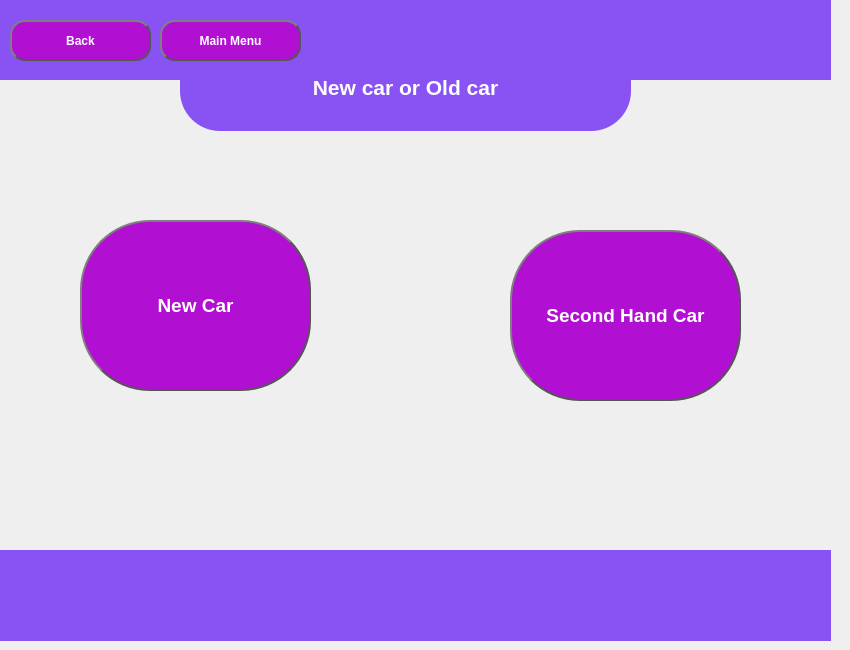
    <widget class="QWidget" name="page_3">
     <widget class="QPushButton" name="pushButton_2">
      <property name="geometry">
       <rect>
        <x>510</x>
        <y>230</y>
        <width>231</width>
        <height>171</height>
       </rect>
      </property>
      <property name="font">
       <font>
        <pointsize>14</pointsize>
        <weight>75</weight>
        <bold>true</bold>
       </font>
      </property>
      <property name="styleSheet">
       <string notr="true">QPushButton{background-color:rgb(177, 15, 210);
color:rgb(255, 255, 255);
border: 2px solid #555;
border-radius: 70%;
border-style: outset;
padding: 5px;}
QPushButton:hover {
    background-color: rgb(227, 131, 246);
}
QPushButton:pressed {
    background-color: rgb(96, 9, 114);
}</string>
      </property>
      <property name="text">
       <string>Second Hand Car</string>
      </property>
     </widget>
     <widget class="QPushButton" name="pushButton_3">
      <property name="geometry">
       <rect>
        <x>80</x>
        <y>220</y>
        <width>231</width>
        <height>171</height>
       </rect>
      </property>
      <property name="font">
       <font>
        <pointsize>14</pointsize>
        <weight>75</weight>
        <bold>true</bold>
       </font>
      </property>
      <property name="styleSheet">
       <string notr="true">QPushButton{background-color:rgb(177, 15, 210);
color:rgb(255, 255, 255);
border: 2px solid #555;
border-radius: 70%;
border-style: outset;
padding: 5px;}
QPushButton:hover {
    background-color: rgb(227, 131, 246);
}
QPushButton:pressed {
    background-color: rgb(96, 9, 114);
}</string>
      </property>
      <property name="text">
       <string>New Car</string>
      </property>
     </widget>
     <widget class="QTextBrowser" name="textBrowser">
      <property name="geometry">
       <rect>
        <x>180</x>
        <y>40</y>
        <width>451</width>
        <height>91</height>
       </rect>
      </property>
      <property name="styleSheet">
       <string notr="true">border-style: hidden;
background-color:rgb(137, 83, 243);
border-radius: 40px;
border-style: outset;
padding: 5px;
color:rgb(255, 255, 255)</string>
      </property>
      <property name="html">
       <string>&lt;!DOCTYPE HTML PUBLIC &quot;-//W3C//DTD HTML 4.0//EN&quot; &quot;http://www.w3.org/TR/REC-html40/strict.dtd&quot;&gt;
&lt;html&gt;&lt;head&gt;&lt;meta name=&quot;qrichtext&quot; content=&quot;1&quot; /&gt;&lt;style type=&quot;text/css&quot;&gt;
p, li { white-space: pre-wrap; }
&lt;/style&gt;&lt;/head&gt;&lt;body style=&quot; font-family:'MS Shell Dlg 2'; font-size:7.8pt; font-weight:400; font-style:normal;&quot;&gt;
&lt;p align=&quot;center&quot; style=&quot;-qt-paragraph-type:empty; margin-top:0px; margin-bottom:0px; margin-left:0px; margin-right:0px; -qt-block-indent:0; text-indent:0px;&quot;&gt;&lt;br /&gt;&lt;/p&gt;
&lt;p align=&quot;center&quot; style=&quot;-qt-paragraph-type:empty; margin-top:0px; margin-bottom:0px; margin-left:0px; margin-right:0px; -qt-block-indent:0; text-indent:0px;&quot;&gt;&lt;br /&gt;&lt;/p&gt;
&lt;p align=&quot;center&quot; style=&quot; margin-top:0px; margin-bottom:0px; margin-left:0px; margin-right:0px; -qt-block-indent:0; text-indent:0px;&quot;&gt;&lt;span style=&quot; font-size:16pt; font-weight:600;&quot;&gt;New car or Old car&lt;/span&gt;&lt;/p&gt;&lt;/body&gt;&lt;/html&gt;</string>
      </property>
     </widget>
     <widget class="QWidget" name="widget_4" native="true">
      <property name="geometry">
       <rect>
        <x>-10</x>
        <y>550</y>
        <width>841</width>
        <height>91</height>
       </rect>
      </property>
      <property name="styleSheet">
       <string notr="true">background-color:rgb(137, 83, 243)</string>
      </property>
      <widget class="QWidget" name="widget_2" native="true">
       <property name="geometry">
        <rect>
         <x>20</x>
         <y>350</y>
         <width>811</width>
         <height>80</height>
        </rect>
       </property>
       <property name="styleSheet">
        <string notr="true">opacity:0</string>
       </property>
      </widget>
     </widget>
     <widget class="QWidget" name="widget_3" native="true">
      <property name="geometry">
       <rect>
        <x>-10</x>
        <y>0</y>
        <width>841</width>
        <height>80</height>
       </rect>
      </property>
      <property name="sizePolicy">
       <sizepolicy hsizetype="Fixed" vsizetype="Fixed">
        <horstretch>0</horstretch>
        <verstretch>0</verstretch>
       </sizepolicy>
      </property>
      <property name="styleSheet">
       <string notr="true">background-color:rgb(137, 83, 243)</string>
      </property>
      <widget class="QLabel" name="label_13">
       <property name="geometry">
        <rect>
         <x>670</x>
         <y>-20</y>
         <width>181</width>
         <height>111</height>
        </rect>
       </property>
       <property name="sizePolicy">
        <sizepolicy hsizetype="Fixed" vsizetype="Fixed">
         <horstretch>0</horstretch>
         <verstretch>0</verstretch>
        </sizepolicy>
       </property>
       <property name="styleSheet">
        <string notr="true"/>
       </property>
       <property name="text">
        <string/>
       </property>
       <property name="pixmap">
        <pixmap>logo2.png</pixmap>
       </property>
       <property name="scaledContents">
        <bool>true</bool>
       </property>
      </widget>
      <widget class="QPushButton" name="pushButton_5">
       <property name="geometry">
        <rect>
         <x>20</x>
         <y>20</y>
         <width>141</width>
         <height>41</height>
        </rect>
       </property>
       <property name="font">
        <font>
         <pointsize>9</pointsize>
         <weight>75</weight>
         <bold>true</bold>
        </font>
       </property>
       <property name="styleSheet">
        <string notr="true">QPushButton{background-color:rgb(177, 15, 210);
color:rgb(255, 255, 255);
border: 2px solid #555;
border-radius: 15px;
border-style: outset;
padding: 5px;}
QPushButton:hover {
    background-color: rgb(227, 131, 246);
}
QPushButton:pressed {
    background-color: rgb(96, 9, 114);
}</string>
       </property>
       <property name="text">
        <string>Back</string>
       </property>
      </widget>
      <widget class="QPushButton" name="pushButton_25">
       <property name="geometry">
        <rect>
         <x>170</x>
         <y>20</y>
         <width>141</width>
         <height>41</height>
        </rect>
       </property>
       <property name="font">
        <font>
         <pointsize>9</pointsize>
         <weight>75</weight>
         <bold>true</bold>
        </font>
       </property>
       <property name="styleSheet">
        <string notr="true">QPushButton{background-color:rgb(177, 15, 210);
color:rgb(255, 255, 255);
border: 2px solid #555;
border-radius: 15px;
border-style: outset;
padding: 5px;}
QPushButton:hover {
    background-color: rgb(227, 131, 246);
}
QPushButton:pressed {
    background-color: rgb(96, 9, 114);
}</string>
       </property>
       <property name="text">
        <string>Main Menu</string>
       </property>
      </widget>
     </widget>
     <zorder>textBrowser</zorder>
     <zorder>pushButton_2</zorder>
     <zorder>pushButton_3</zorder>
     <zorder>widget_4</zorder>
     <zorder>widget_3</zorder>
    </widget>
